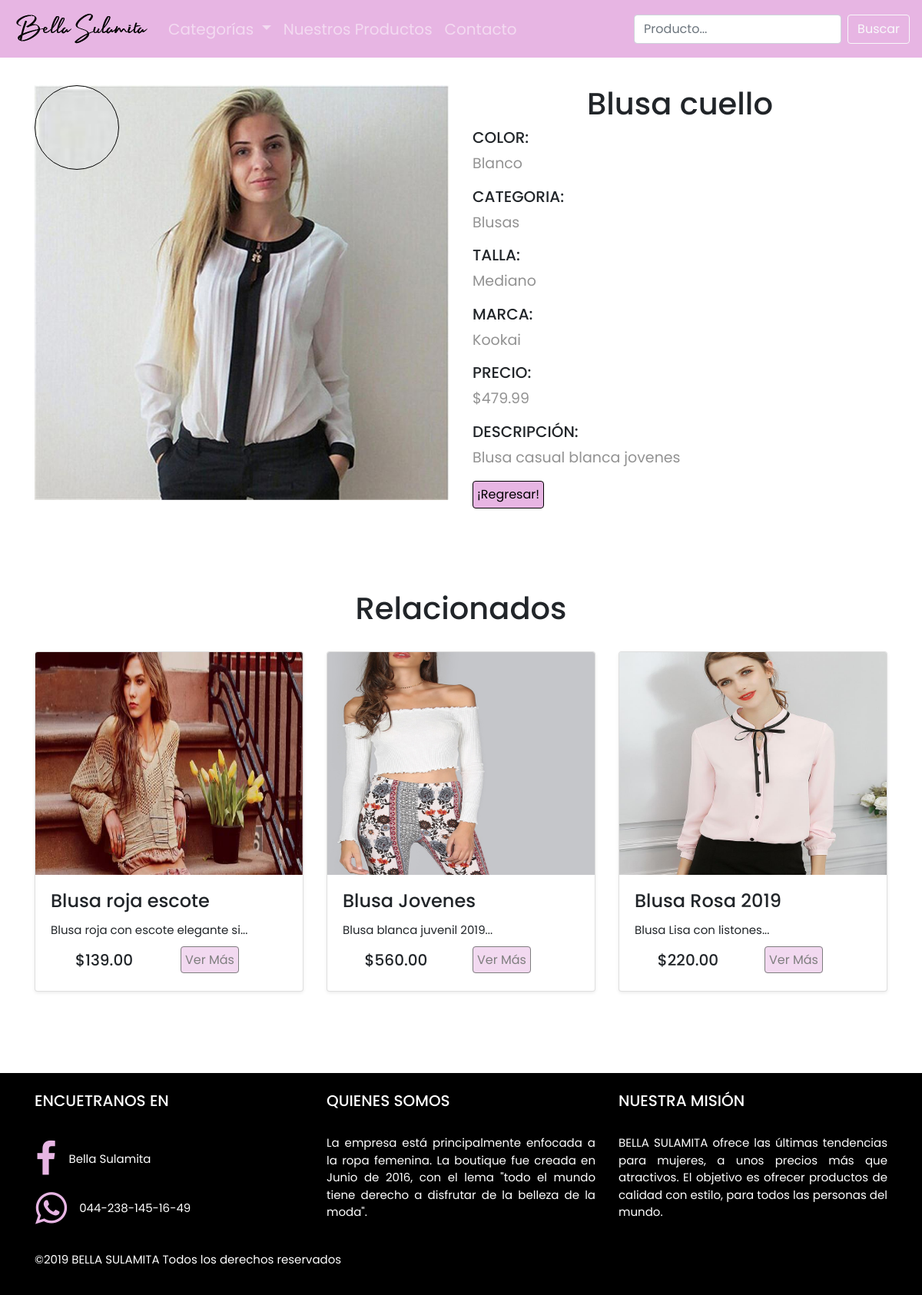
Page /product.php?id=102 on the earlier database version.
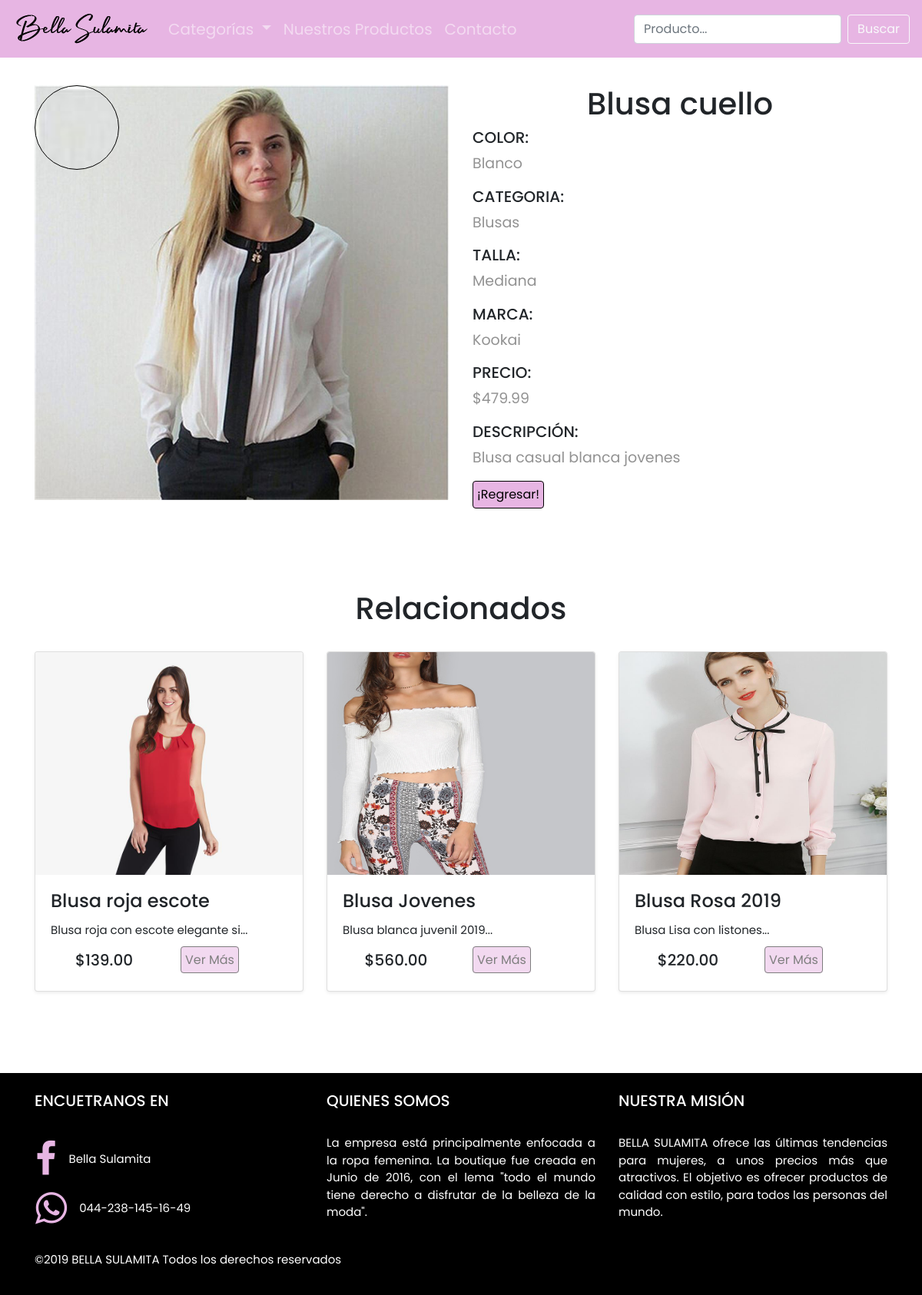
Same page on the later database version.
### tables this page shows
CREATE TABLE `productos` (
  `id` int(11) NOT NULL,
  `id_categoria` int(11) NOT NULL,
  `imagen` varchar(600) NOT NULL,
  `nombre` varchar(100) NOT NULL,
  `description` text NOT NULL,
  `precio` float NOT NULL,
  `marca` varchar(50) NOT NULL,
  `color` varchar(100) NOT NULL,
  `talla` varchar(50) NOT NULL
);

CREATE TABLE `categoria` (
  `id` int(11) NOT NULL,
  `categoria` varchar(100) NOT NULL,
  `imagen` varchar(100) DEFAULT NULL
);

### backend/modelo/BD.php (called while the page is built, shortened)
<?php
class BD {
    private $servername = "localhost";
    private $username = "root";
    private $password = "";
    private $database = "bellaSulamita";
    public function __construct() {
        try {
            $this->conn = new PDO("mysql:host=$this->servername;dbname=$this->database", $this->username, $this->password);
        } catch (PDOException $e) {
            echo "Connection failed: " . $e->getMessage();
        }
    }
}

### backend/modelo/MProducto.php (called while the page is built, shortened)
<?php
class MProducto extends BD {
    public function consultaProducto($id) {
        try {
            $stmt = $this->conn->prepare("SELECT productos.*, categoria FROM productos inner join categoria on productos.id_categoria=categoria.id where productos.id=:id");
            $stmt->bindParam(':id', $id);
            $stmt->execute();
            foreach ($stmt->fetchAll() as $registro) {
                return $registro;
            }
            return null;
        } catch (PDOException $e) {
            echo "Error: " . $e->getMessage();
        }
    }
    public function consultarCategoriaProducto($id){
        try {
            $stmt = $this->conn->prepare("SELECT * FROM productos where id_categoria=:id order by rand() limit 3");
            $stmt->bindParam(':id', $id);
            $stmt->execute();
            return $stmt->fetchAll();
        } catch (PDOException $e) {
            echo "Error: " . $e->getMessage();
        }
    }
}

### product.php (the view, shortened to what this page needs)
<?php
include_once './backend/modelo/BD.php';
include_once './backend/controlador/CProducto.php';
include_once './backend/modelo/MProducto.php';
$producto = new CProducto();
$ide = $_GET["id"];
$produ = $producto->mostrarProducto($ide);
?>
<!DOCTYPE html>
<html>
    <head>
        <link rel="stylesheet" href="https://stackpath.bootstrapcdn.com/bootstrap/4.3.1/css/bootstrap.min.css">
        <link rel="stylesheet" href="style/css.css"/>
        <link rel="stylesheet" href="Style/cssZoom.css">
        <link rel="stylesheet" href="style/font-awesome.min.css">
    </head>
    <body>
        <nav class="navbar navbar-expand-lg navbar-dark" style="background-color: #E7B5E3" id="navbar">
            <a class="navbar-brand" href="index.php" id="principal"><img src="multimedia/BellaSulamita.png"></a>
            <div class="collapse navbar-collapse" id="navbarSupportedContent">
                <ul class="navbar-nav mr-auto">
                    <li class="nav-item dropdown">
                        <a class="nav-link dropdown-toggle" href="" id="navbarDropdown" role="button" data-toggle="dropdown" aria-haspopup="true" aria-expanded="false">
                            Categorías
                        </a>
                    </li>
                    <li class="nav-item">
                        <a class="nav-link" href="products.php">Nuestros Productos<span class="sr-only">(current)</span></a>
                    </li>
                    <li class="nav-item">
                        <a class="nav-link" href="contacto.php">Contacto</a>
                    </li>
                </ul>
                <form class="form-inline my-2 my-lg-0" method="get" action="resultadoBusqueda.php">
                    <input style="width: 270px;" class="form-control mr-sm-2" type="search" placeholder="Producto..." name="busqueda">
                    <input class="btn btn-outline-light my-2 my-sm-0" type="submit" value="Buscar">
                </form>
            </div>
        </nav>
        <div id="producto" class="contenido container-fluid">
            <div class="container">
                <div class="row">
                    <div class="col-xl-6 col-12 mt-5">
                        <div class="img-magnifier-container img-fluid">
                            <img id="myimage" src="<?php echo $produ["imagen"] ?>" class="d-block w-100" alt="<?php echo $produ["nombre"] ?>">
                        </div>
                    </div>
                    <div class="col-xl-6 col-12 mt-5">
                        <h1 class="jumbotron-heading"><?php echo $produ["nombre"] ?></h1>
                        <h2 class="text-justify">COLOR:</h2><p><?php echo $produ["color"] ?></p>
                        <h2 class="text-justify">CATEGORIA:</h2><p><?php echo $produ["categoria"] ?></p>
                        <h2 class="text-justify">TALLA:</h2><p><?php echo $produ["talla"] ?></p>
                        <h2 class="text-justify">MARCA:</h2><p><?php echo $produ["marca"] ?></p>
                        <h2 class="text-justify">PRECIO:</h2><p>$<?php echo $produ["precio"] ?>.99</p>
                        <h2 class="text-justify">DESCRIPCIÓN:</h2>
                        <p class="text-justify"><?php echo $produ["description"] ?></p>
                        <form>
                            <input class="return" type = "button" value = "¡Regresar!" onclick = "history.back ()">
                        </form>
                    </div>
                </div>
            </div>
        </div>
        <br>
        <div class="album py-5">
            <div class="container">
                <h1>Relacionados</h1>
                <br>
                <div class="row">
                    <?php echo $producto->mostrarCategoriaProducto($produ["id_categoria"]) ?>
                </div>
            </div>
        </div>
        <footer>
            <div class="container">
                <div class="row">
                    <div class="col-lg-4 col-md-12">
                        <br>
                        <h1>ENCUETRANOS EN</h1><br>
                        <div class="row flex align-items-center">
                            <a class="nav-link" href="https://www.facebook.com/Bella-Sulamita-247119685934411/?ref=search&__tn__=%2Cd%2CP-R&eid=ARCAs1xzJDxQprwBCAomq6iRiPfl3pcEfhqg-z06GWaKIyhRr89-dpNqvVaDoDGeYa6fA7nQUcmoEt_B"><i class="fa fa-facebook fa-3x"></i></a>
                            <p>Bella Sulamita</p>
                        </div>
                        <div class="row flex align-items-center">
                            <a class="nav-link" href="#"><i class="fa fa-whatsapp fa-3x"></i></a>
                            <p>044-238-145-16-49</p>
                        </div>
                    </div>
                    <div class="col-lg-4 col-md-12">
                        <br>
                        <h1>QUIENES SOMOS</h1><br>
                        <p>
                            La empresa está principalmente enfocada a la ropa femenina. La boutique fue creada en Junio de 2016, con el lema
                            "todo el mundo tiene derecho a disfrutar de la belleza de la moda".
                        </p>
                    </div>
                    <div class="col-lg-4 col-md-12">
                        <br>
                        <h1>NUESTRA MISIÓN</h1><br>
                        <P>
                            BELLA SULAMITA ofrece las últimas tendencias para mujeres, a unos precios más que atractivos.
                            El objetivo es ofrecer productos de calidad con estilo, para todos las personas del mundo.
                        </P>
                    </div>
                </div><br>
                <div class="row">
                    <div class="col-md-6 col-sm-12">
                        <P>©2019 BELLA SULAMITA Todos los derechos reservados</P>
                    </div>
                </div>
            </div>
        </footer>
    </body>
</html>

### backend/controlador/CProducto.php (shortened to what this page needs)
<?php
class CProducto {
    private $modelo;
    public function __construct() {
        $this->modelo= new MProducto();
    }
    public function mostrarProducto($ide){
        $producto = $this->modelo->consultaProducto($ide);
            return $producto;
    }
     public function mostrarCategoriaProducto($id){
        $producto= $this->modelo->consultarCategoriaProducto($id);
        $acu="";
        foreach ($producto as $produ){
            $acu .= '<div class="col-lg-4 col-md-6 col-sm-12">
                        <div id="productos" class="card mb-4 shadow-sm">
                            <a href="product.php?id='.$produ["id"].'"><img src="'.$produ["imagen"].'" class="card-img-top"></a>
                            <div class="card-body">
                                <h4 class="card-title">'.substr($produ["nombre"],0,25).'</h4>
                                <p class="card-text">'.substr($produ["description"],0,33).'...</p>
                                <div >
                                        <div class="row">
                                            <div class="col-6 d-flex justify-content-center align-items-center"><h5>$'. $produ["precio"] .'.00</h5></div>
                                            <div class="col-6"><a class="bot" href="product.php?id='.$produ["id"].'" class="btn btn-primary my-2">Ver Más</a></div>
                                        </div>
                                </div>
                            </div>
                        </div>
                    </div>';
        }
        return $acu;
    }
}

### Style/css.css (style rules this page uses)
body * { font-family: 'Poppins', sans-serif; }
.contenido { padding-top: 63px; }
#navbar { position: fixed; z-index: 99; width: 100%; font-size: 20px; }
#navbar #principal { font-size: 25px; }
div ul li a { align-content: center; }
div h5 { font-size: 80px; }
div p { font-size: 40px; }
div .card p { font-size: 15px; }
div .card img { height: 290px; }
div .card h5 { font-size: 20px; }
.return { color: black; background-color: #E7B5E3; border: 1px solid black; border-radius: 4px; cursor: pointer; transition: all 0.2s ease-in-out; padding: 5px; text-decoration: none; }
footer { color: white; background-color: #000000; }
footer h1 { font-size: 20px !important; text-align: left !important; }
.container { padding-bottom: 34px; }
footer a { display: inline-block; color: #E7B5E3; text-decoration: none; padding: 15px; }
footer p { font-size: 15px; margin-bottom: 0; text-align: justify; }
#producto .col-12 img, #producto .col-lg-6 img { width: 100%; height: auto; }
#producto .col-12 h2, #producto .col-lg-6 h2 { font-size: 20px; text-align: center; }
#producto .col-12 p, #producto .col-lg-6 p { font-size: 19px; color: #929292; }
#productos { cursor: pointer; transition: all 0.2s ease-in-out; }
#productos .bot { color: black; background-color: #E7B5E3; border: 1px solid black; border-radius: 4px; cursor: pointer; transition: all 0.2s ease-in-out; opacity: 0.5; padding: 5px; text-decoration: none; }
div h1 { text-align: center; }
#productos { transition: all 0.5s; }
*,*:after, *:before { margin: 0; padding: 0; -webkit-box-sizing: border-box; -moz-box-sizing: border-box; box-sizing: border-box; }

### Style/cssZoom.css (style rules this page uses)
* { box-sizing: border-box; }
.img-magnifier-container { position: relative; }

Differences in the rows shown:
changed productos "Blusa cuello": talla "Mediano" → "Mediana"
changed productos "Blusa roja escote": imagen: a different picture
